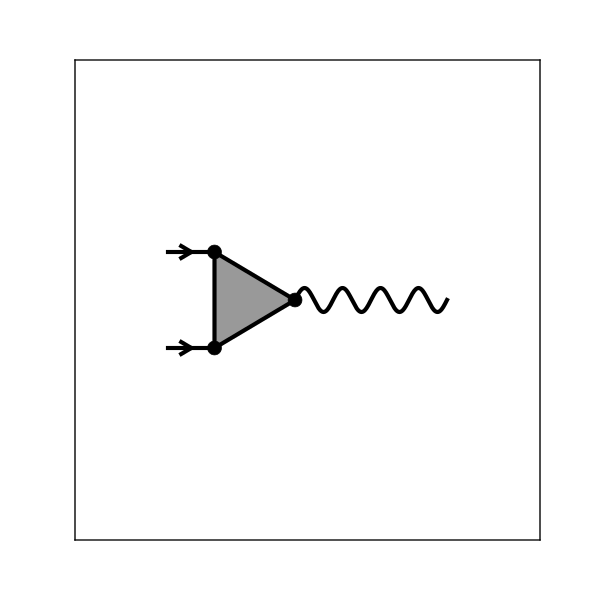

This chart was generated by the following Python code:
"""
Create two lines. One straight and one elliptic.
"""

import unittest
import os
import time

import numpy as np
import matplotlib.pyplot as plt

from ..diagrams import Diagram

from . import TestDiagram

basename = os.path.splitext(os.path.basename(__file__))[0]

class TestOperator(TestDiagram):

    def test_triangle(self):

        fig = plt.figure(figsize=(6,6))
        ax = fig.add_subplot(111)
        
        ax.set_xlim(0,1)
        ax.set_ylim(0,1)
        ax.set_xticks([])
        ax.set_yticks([])
        
        dia = Diagram(ax)

        v1 = dia.verticle(xy=(.2,.6), marker='')
        v2 = dia.verticle(xy=(.2,.4), marker='')

        v3 = dia.verticle(xy=(.3,.6))
        v4 = dia.verticle(xy=(.3,.4))

        l1 = dia.line(v1, v3)
        l2 = dia.line(v2, v4)

        v5 = dia.verticle(xy=(.3 + .2 * np.sqrt(3) / 2, .5))

        triangle = dia.operator([v3, v4, v5])

        v6 = dia.verticle(xy=(.8, .5), marker='')
        l3 = dia.line(v5, v6, linetype='wiggly', nwiggles=4)
        
        dia.plot()

        self.show_pdf(basename)
